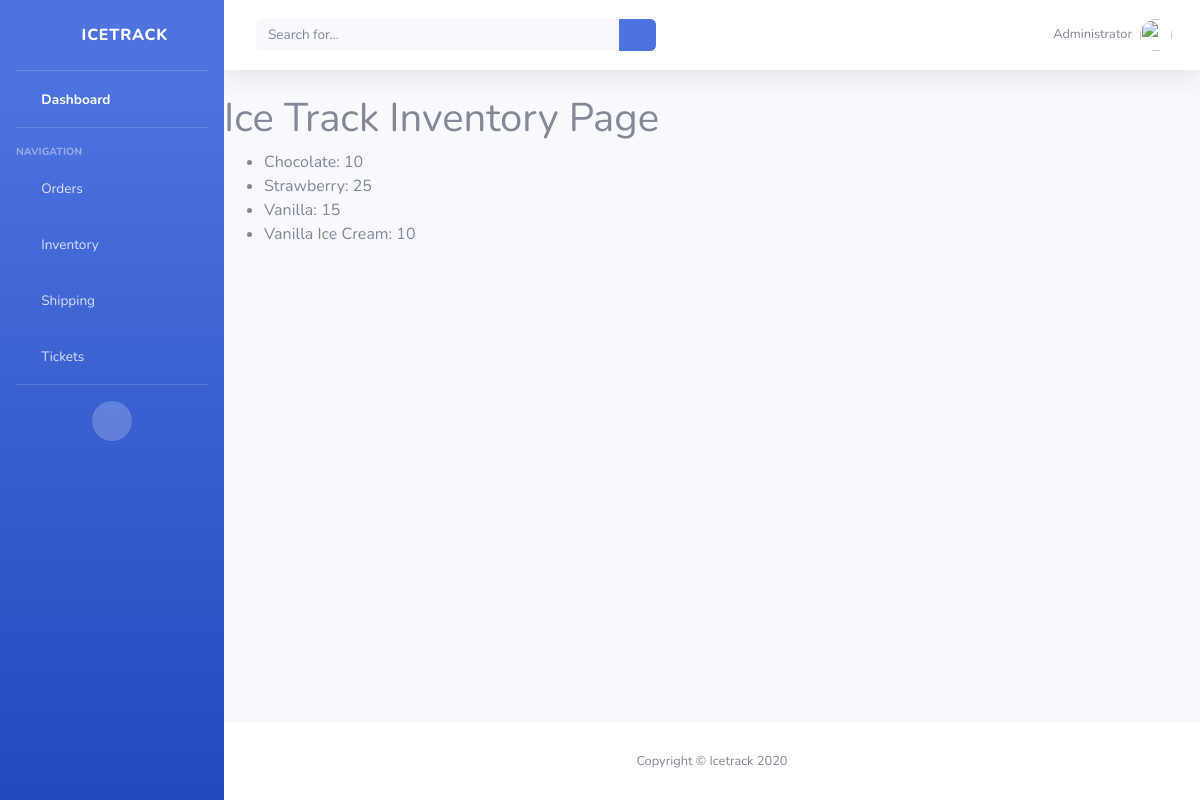
The app's page /inventory/, older data.
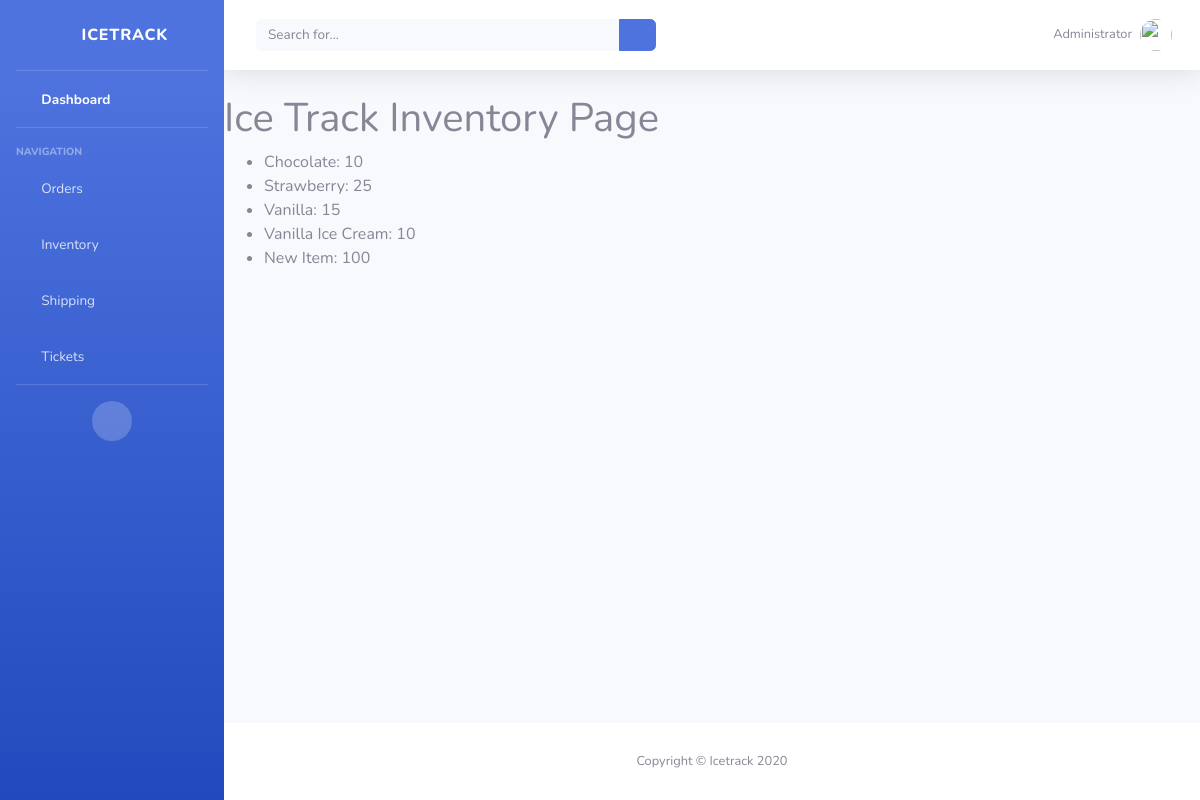
The same page, newer data.
### icetrack/models.py (models this page shows, shortened)
class Inventory(models.Model):
	item_name = models.CharField(max_length=50, blank=True, null=True)
	quantity = models.IntegerField(default='0', blank=True, null=True)
	received_quantity = models.IntegerField(default='0', blank=True, null=True)
	received_by = models.CharField(max_length=50, blank=True, null=True)
	sold_quantity = models.IntegerField(default='0', blank=True, null=True)
	sold_by = models.CharField(max_length=50, blank=True, null=True)
	sold_to = models.CharField(max_length=50, blank=True, null=True)
	created_by = models.CharField(max_length=50, blank=True, null=True)
	reorder_level = models.IntegerField(default='0', blank=True, null=True)
	last_updated = models.DateTimeField(auto_now_add=False, auto_now=True)
	export_to_CSV = models.BooleanField(default=False)

### icetrack/views.py (the view)
# urls.py: path('inventory/', InventoryPageView.as_view(), name="inventory"),
class InventoryPageView(ListView):
    model = Inventory
    template_name = 'inventory.html'
    context_object_name = 'all_inventory_list'

### templates/inventory.html
{% extends 'base.html' %}
{% block content%}
<h1>Ice Track Inventory Page</h1>
<ul>
    {% for inventory in all_inventory_list %}
        <li>{{ inventory.item_name }}: {{ inventory.quantity }}</li>
    {% endfor %}
</ul>
{% endblock content %}

Row changes from the older to the newer data that the page shows:
added Inventory: item_name "New Item", quantity "100"
